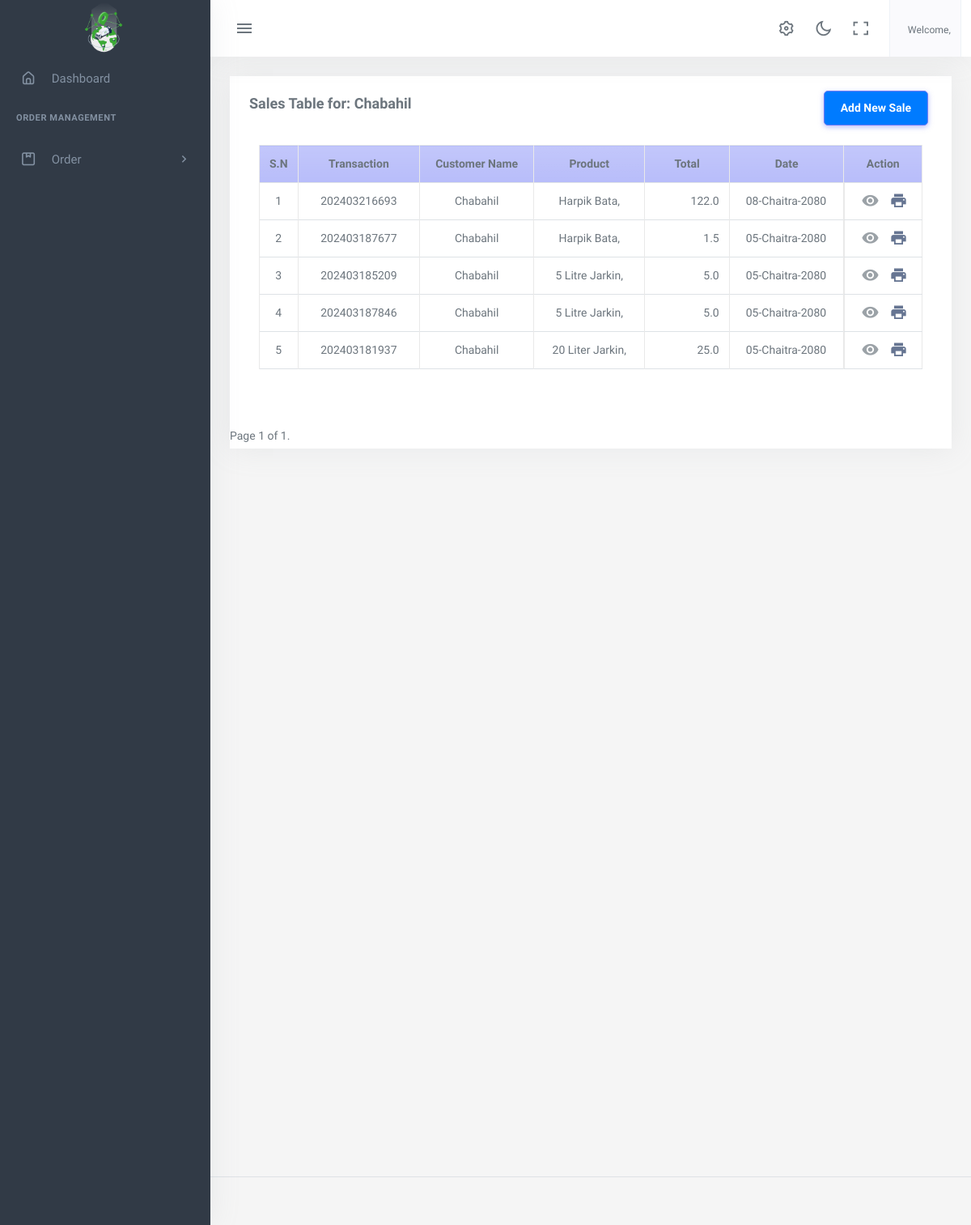
The app's page /customer-invoice/1/ with its own data.
### app2/models.py (models this page shows)
class AboutUS(models.Model):
    company_name=models.CharField(max_length=100)
    logo= models.ImageField(upload_to='logoimage/')
    address = models.CharField(max_length=1000)
    email = models.EmailField()
    contactNo= models.CharField(max_length=15)
    class Meta:
        ordering =['-id']

class Customers(models.Model):
    companyName=models.CharField(max_length=200)
    ownerName=models.CharField(max_length=200)
    address=models.CharField(max_length=200)
    phoneNo=models.PositiveBigIntegerField()
    def __str__(self):
        return self.ownerName
    class Meta:
        ordering =['-id']

### products/models.py (models this page shows, shortened)
class Invoice(models.Model):
    transaction = models.CharField(max_length = 250, default=generate_transaction_id, editable=False)
    customer = models.ForeignKey(Customers, on_delete=models.CASCADE,related_name='Customers',null=True,blank=True)
    total = models.FloatField(default= 0)
    date_created = models.CharField(max_length=50,default=nepali_datetime.date.today().strftime("%d-%B-%Y"), editable=False)
    def __str__(self):
        return self.transaction
    class Meta:
        ordering =['-id',]

class Invoice_Item(models.Model):
    invoice = models.ForeignKey(Invoice, on_delete=models.CASCADE, null=True, blank=True, related_name='invoice_items')
    product = models.ForeignKey(Product, on_delete=models.CASCADE)
    price = models.FloatField(default=0)
    quantity = models.FloatField(default=0)

class Product(models.Model):
    category = models.ForeignKey(Category, on_delete = models.CASCADE, related_name = 'product_category')
    product_name = models.CharField(max_length = 150)
    product_image = models.ImageField(upload_to='productimage/')
    previous_rate = models.FloatField(default=0)
    rate = models.FloatField()
    unit  = models.ForeignKey(Unit, on_delete= models.SET_NULL, null =True, blank=True, related_name ='product_unit')
    slug = AutoSlugField(populate_from ='product_name')
    order_number = models.IntegerField(null=True, blank=True, default=1)
    class Meta:
        ordering =['order_number']
    def __str__(self):
        return self.product_name

### app2/views.py (the view)
# urls.py: path('customer-invoice/<int:customer_id>/', views.customer_invoices, name='customer_invoices'),
def customer_invoices(request, customer_id):
    customer = get_object_or_404(Customers, pk=customer_id)
    invoices = Invoice.objects.filter(customer=customer)
    paginator = Paginator(invoices, 10)  # Show 10 invoices per page
    page = request.GET.get('page')
    try:
        invoices = paginator.page(page)
    except PageNotAnInteger:
        invoices = paginator.page(1)
    except EmptyPage:
        invoices = paginator.page(paginator.num_pages)
    return render(request, 'app2/Customers_sales_detail.html', {'customer': customer, 'invoices': invoices})

### app2/context_processors.py (called while the page is built)
def aboutus(request):
    pick_Up_Plans=Pick_Up_Plan.objects.all()
    aboutus = AboutUS.objects.first()
    return {'contact': aboutus,'details':pick_Up_Plans,'company':aboutus}

def usercount(request):
    totalClient = User.objects.filter(is_user= True).count
    return ({
        'totalClient':totalClient
    })

def invoice(request):
    received_orders = Order.objects.filter(order_status='received')
    paid_amount = received_orders.aggregate(total_cost=Sum('totalPrice'))['total_cost'] or 0
    order = Order.objects.all().count
    unreceived_orders = Order.objects.exclude(Q(order_status='received') | Q(order_status='pending'))
    unpaid_amount = unreceived_orders.aggregate(total_cost=Sum('totalPrice'))['total_cost'] or 0
    return({
        'paidamount':paid_amount,
        'totalOrders':order,
        'unpaidamount':unpaid_amount
    })

def notification(request):
    notifications = Pick_Up_Plan.objects.filter(date=datetime.today())
    return({
        'notifications':notifications
    })

def total_cashbook(request):
    dailytransactions_list = Daily.objects.all()
    grand_total = dailytransactions_list.aggregate(Sum('total'))['total__sum']
    return ({
        'grand_total':grand_total,
    })

### app2/templates/app2/Customers_sales_detail.html (shortened to what this page needs)
{% extends 'app2/base.html' %}
{% load custome_filter %}
{% load static %}
{%block body %}
<div class="content-page">
  <div class="content">
    <div class="container-fluid">
      <div class="row pt-3">
        <div class="col-lg-12 col-md-12 col-sm-12 col-xs-12">
          <div class="card card-default rounded-0 shadow">
            <div class="card-header">
              <div class="d-flex w-100 align-items-center justify-content-between">
                <h4 class="card-title fw-bold">Sales Table for: {{ customer.ownerName }}
                </h4>
                <a href="{% url 'dashboard:create_sales' %}" class="card-title fw-bold btn btn-primary btn-sm">Add New Sale</a>
              </div>
            </div>
            <div class="card-body pt-1">
              <div class="container-fluid">
                <table class="table table-bordered" id="product-list">
                  <colgroup>
                    <col width="5%" />
                    <col width="20%" />
                    <col width="20%" />
                    <col width="20%" />
                    <col width="15%" />
                    <col width="25%" />
                    <col width="25%" />
                  </colgroup>
                  <thead>
                    <tr class="bg-gradient bg-primary bg-opacity-50 text-light">
                      <th class="px-2 py-2 text-center">S.N</th>
                      <th class="px-2 py-2 text-center">Transaction</th>
                      <th class="px-2 py-2 text-center">Customer Name</th>
                      <th class="px-2 py-2 text-center">Product</th>
                      <th class="px-2 py-2 text-center">Total</th>
                      <th class="px-2 py-2 text-center">Date</th>
                      <th class="px-2 py-2 text-center ">Action</th>
                    </tr>
                  </thead>
                  <tbody>
                    {% for item in invoices %}
                    <tr>
                      <td class="px-2 py-1 align-middle text-center">
                        {{ forloop.counter }}
                      </td>
                      <td class="px-2 py-1 align-middle text-center">{{ item }}</td>
                      <td class="px-2 py-1 align-middle text-center">
                        {{ item.customer }}
                      </td>
                      <td class="px-2 py-1 align-middle text-center">
                        {% for item in item.invoice_items.all %}
                        {{item.product}},<br>
                      {% endfor %}
                      </td>
                      <td class="px-2 py-1 align-middle text-end">
                        {{ item.total }}
                      </td>
                      <td>{{item.date_created}}</td>
                      <td class="px-2 py-1 align-middle text-center d-flex">
                        <a href="{% url 'dashboard:sales_details' item.id %}" class="action-icon" title="view Detail"> <i class="mdi mdi-eye"></i></a>
                        <a href="{% url 'dashboard:sale_invoice' item.id %}" target="_blank"title="print"><i class="mdi mdi-printer"></i></a>
                      </td>
                    </tr>
                    {% endfor %}
                  </tbody>
                </table>
              </div>
            </div>
             <div class="pagination mt-3">
                <span class="step-links float-center">
                    <span class="current">
                        Page {{ invoices.number }} of {{ invoices.paginator.num_pages }}.
                    </span>
                </span>
            </div>
          </div>
        </div>
      </div>
    </div>
  </div>
</div>
{% endblock %}

### app2/templates/app2/base.html (shortened to what this page needs)
{% load static %}
<!DOCTYPE html>
<html lang="en">
    <head>
        <link rel="stylesheet" href="{% static 'app2/assets/vendor/jquery-toast-plugin/jquery.toast.min.css'%}">
        <link href="{% static 'app2/assets/css/app-saas.min.css'%}" rel="stylesheet" type="text/css" id="app-style" />
        <link href="{% static 'app2/assets/css/icons.min.css'%}" rel="stylesheet" type="text/css" />
        <link href="{% static 'app2/assets/vendor/bootstrap-datepicker/css/bootstrap-datepicker.min.css'%}" rel="stylesheet" type="text/css" />
        <link href="{% static 'app2/assets/vendor/select2/css/select2.min.css'%}" rel="stylesheet" type="text/css" />
        <link href="{% static 'app2/assets/vendor/datatables.net-bs5/css/dataTables.bootstrap5.min.css'%}" rel="stylesheet" type="text/css" />
        <link href="{% static 'app2/assets/vendor/datatables.net-responsive-bs5/css/responsive.bootstrap5.min.css'%}" rel="stylesheet" type="text/css" />
        <link href="{% static 'app2/assets/css/app-saas.min.css'%}" rel="stylesheet" type="text/css" id="app-style" />
        <link href="{% static 'app2/assets/css/icons.min.css'%}" rel="stylesheet" type="text/css" />
        <link rel="stylesheet" href="https://cdnjs.cloudflare.com/ajax/libs/font-awesome/6.0.0/css/all.min.css">
        <link href="https://cdn.jsdelivr.net/npm/summernote@0.8.16/dist/summernote-lite.min.css" rel="stylesheet">
    </head>
    <link rel="stylesheet" href="https://maxcdn.bootstrapcdn.com/font-awesome/4.7.0/css/font-awesome.min.css">
    <body>
        <div class="wrapper">
            <div class="navbar-custom">
                <div class="topbar container-fluid justify-content-between">
                    <div class="d-flex align-items-center  gap-lg-2 gap-1">
                        <button class="button-toggle-menu sm:float-end">
                            <i class="mdi mdi-menu"></i>
                        </button>
                    </div>
                    <ul class="topbar-menu d-flex align-items-center gap-3">
                        <li class="d-none d-sm-inline-block">
                            <a class="nav-link" data-bs-toggle="offcanvas" href="#theme-settings-offcanvas">
                                <i class="ri-settings-3-line font-22"></i>
                            </a>
                        </li>
                        <li class="d-none d-sm-inline-block">
                            <div class="nav-link" id="light-dark-mode" data-bs-toggle="tooltip" data-bs-placement="left" title="Theme Mode">
                                <i class="ri-moon-line font-22"></i>
                            </div>
                        </li>
                        <li class="d-none d-md-inline-block">
                            <a class="nav-link" href="#" data-toggle="fullscreen">
                                <i class="ri-fullscreen-line font-22"></i>
                            </a>
                        </li>
                        <li class="dropdown">
                            <a class="nav-link dropdown-toggle arrow-none nav-user px-2" data-bs-toggle="dropdown" href="#" role="button" aria-haspopup="false" aria-expanded="false">
                                <span class="d-lg-flex flex-column gap-1 d-none">
                                    <h6 class="my-0 fw-normal">Welcome, {{request.user.name}}</h6>
                                </span>
                            </a>
                        </li>
                    </ul>
                </div>
            </div>
            <div class="leftside-menu">
                <a href="{% url 'dashboard:index' %}" class="logo logo-light">
                    <span class="logo-lg">
                        <img src="{{company.logo.url}}" alt="logo" style="height: 64px;">
                    </span>
                </a>
                <div class="h-100" id="leftside-menu-container" data-simplebar>
                    <ul class="side-nav">
                        <li class="side-nav-item">
                            <a href="{% url 'dashboard:index' %}" class="side-nav-link">
                                <i class="uil-home-alt"></i>
                                <span> Dashboard </span>
                            </a>
                        </li>
                        <li class="side-nav-title">Order Management </li>
                        <li class="side-nav-item">
                            <a data-bs-toggle="collapse" href="#sidebarPages1" aria-expanded="false" aria-controls="sidebarPages" class="side-nav-link">
                                <i class="uil-package"></i>
                                <span> Order </span>
                                <span class="menu-arrow"></span>
                            </a>
                        </li>
                    </ul>
                </div>
            </div>
  {% block body %}
  {% endblock  %}
        <footer class="footer">
            <div class="container-fluid">
                <div class="row">
                    <div class="col-md-6">
                    </div>
                </div>
            </div>
        </footer>
    </div>
                        </body>
                        </html>

### app2/templates/app2/base.html (style rules this page uses)
.btn { margin: 0 5px; padding: 10px 20px; border-radius: 5px; cursor: pointer; }
.btn-primary { background-color: #007bff; color: #fff; }

### records on screen
AboutUS: logo (picture)
Customers: ownerName "Chabahil"
Invoice: transaction "202403216693", customer "Chabahil", total "122.0", date_created "08-Chaitra-2080"
Invoice_Item: product "Harpik Bata"
Invoice: transaction "202403187677", customer "Chabahil", total "1.5", date_created "05-Chaitra-2080"
Invoice_Item: product "Harpik Bata"
Invoice: transaction "202403185209", customer "Chabahil", total "5.0", date_created "05-Chaitra-2080"
Invoice_Item: product "5 Litre Jarkin"
Invoice: transaction "202403187846", customer "Chabahil", total "5.0", date_created "05-Chaitra-2080"
Invoice_Item: product "5 Litre Jarkin"
Invoice: transaction "202403181937", customer "Chabahil", total "25.0", date_created "05-Chaitra-2080"
Invoice_Item: product "20 Liter Jarkin"

### other values on screen
{{ invoices.number }} "1"
{{ invoices.paginator.num_pages }} "1"
